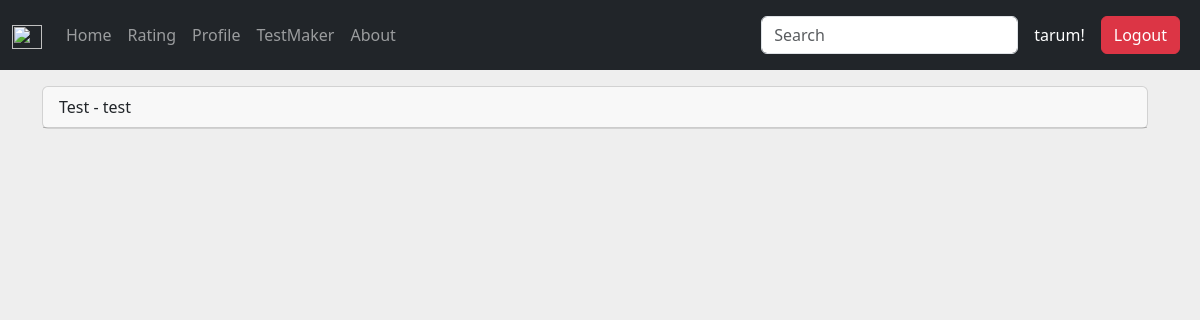
/test/change/1 (signed in), run on an earlier commit of the app's database.
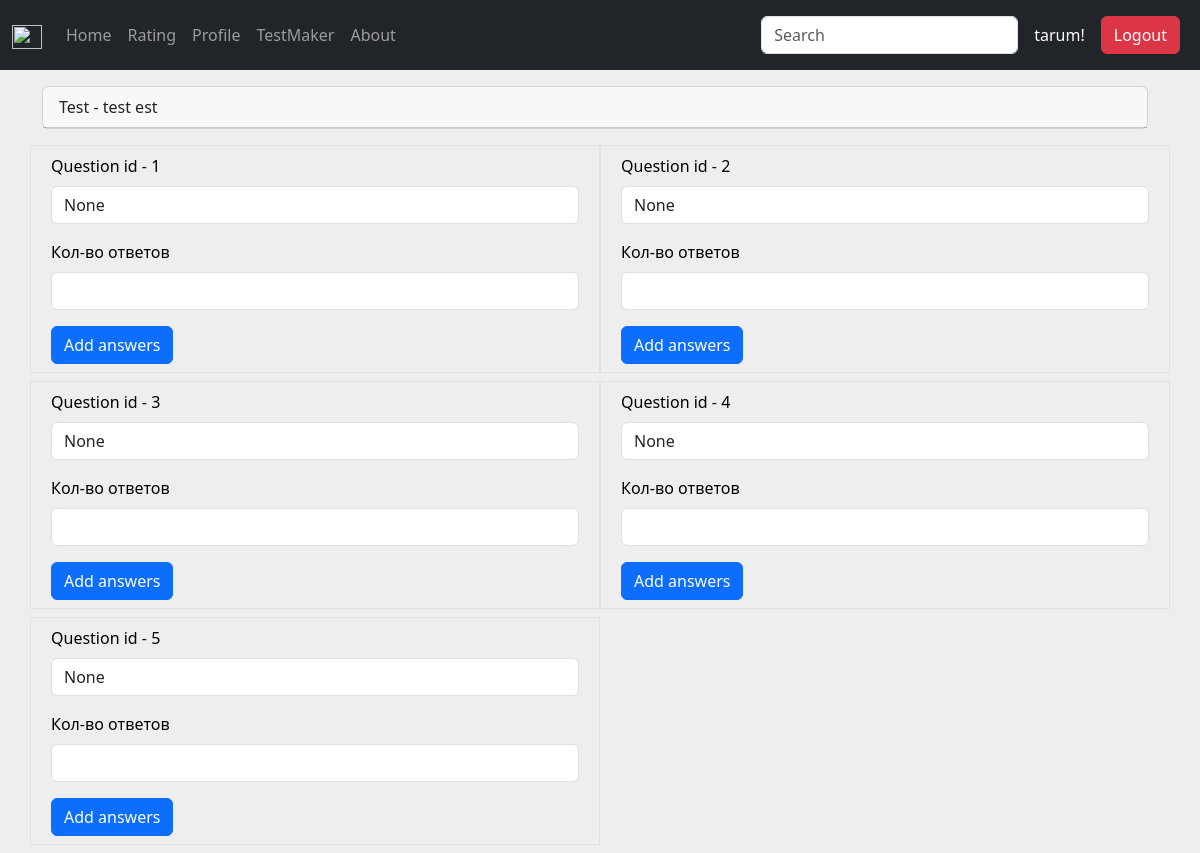
And on a later commit of the database.
### models/users.py (models this page shows, shortened)
class User(UserMixin, SqlAlchemyBase):
    __tablename__ = "users"
    id = Column(Integer, primary_key=True, autoincrement=True)
    surname = Column(String, nullable=True)
    name = Column(String, nullable=True)
    age = Column(Integer, nullable=True)
    email = Column(String, nullable=True)
    photo_id = Column(Integer, ForeignKey("photos.id"), nullable=True)
    hashed_password = Column(String, nullable=True)
    created_at = Column(DateTime,
                           nullable=True, default=datetime.datetime.now)
    tests: Mapped[list["Test"]] = relationship(back_populates="user")
    groups: Mapped[list["Group"]] = relationship(back_populates="user")
    histories: Mapped[list["History"]] = relationship(back_populates="user")

### models/tests.py (models this page shows)
class Test(SqlAlchemyBase):
    __tablename__ = "tests"
    id = Column(Integer, primary_key=True, autoincrement=True, nullable=True)
    title = Column(String, nullable=True)
    type_id = Column(Integer, nullable=True)
    user: Mapped["User"] = relationship(back_populates="tests")
    user_id = Column(Integer, ForeignKey("users.id"), nullable=True)
    questions: Mapped[list["Question"]] = relationship(back_populates="tests", secondary=TestsQuestions, order_by="Question.id")
    groups: Mapped[list["Group"]] = relationship(back_populates="tests", secondary=GroupsTests)
    created_at = Column(DateTime,
                           nullable=True, default=datetime.datetime.now)
    results: Mapped[list["Result"]] = relationship(back_populates="tests", secondary=TestsResults)

### models/questions.py (models this page shows)
class Question(SqlAlchemyBase):
    __tablename__ = "questions"
    id = Column(Integer, primary_key=True, autoincrement=True)
    title = Column(String, nullable=True)
    tests: Mapped[list["Test"]] = relationship(back_populates="questions", secondary=TestsQuestions)
    answers: Mapped[list["Answer"]] = relationship(back_populates="questions", secondary=QuestionsAnswers)

### __init__.py (the view)
    @app.route('/test/change/<int:test_id>')
    @login_required
    def test_change(test_id: int):
        if request.method == 'POST':
            return "ok"
        myTest = sess.query(Test).filter_by(id = test_id).first()
        questions = myTest.questions
        print(questions)
        return render_template('test/testchange.html', questions=questions, my_test=myTest)

### templates/test/testchange.html (shortened to what this page needs)
{% extends 'base.html' %}
{% block content %}
<div class="container mt-3">
    <div class="card">
        <div class="card-header">
            Test - {{ my_test.title }}
        </div>
    </div>
    <div class="questions row row-cols-2 mt-3">
        {% for q in questions %}
        <div class="col border mb-2"
            id="q-col-{{ q.id }}"
            type-id="{{ my_test.type_id }}"
            test-id="{{ my_test.id }}"
            q-id="{{ q.id }}">
            <form class="question-form p-2 question-{{ q.id }}">
                <div class="mb-3">
                    <label for="question-name" class="form-label">Question id - {{ q.id }}</label>
                    <input type="text" class="form-control" form-id="q-col-{{ q.id }} id="question-name" name="question-name"
                        aria-describedby="question-name" value="{{ q.title }}">
                </div>
                <div class="mb-3">
                    <label for="answer-count" class="form-label">Кол-во ответов</label>
                    <input type="number" class="form-control" id="answer-count" name="answer-count">
                </div>
                <button type="submit" class="btn btn-primary add-answers" form-id="q-col-{{ q.id }}">Add answers</button>
            </form>
        </div>
        {% endfor %}
    </div>
</div>
{% endblock %}

### templates/base.html (shortened to what this page needs)
<!DOCTYPE html>
<html lang="en">
<head>
  <link rel="stylesheet" href="{{ url_for('static', filename='css/bootstrap.min.css') }}">
  <link rel="stylesheet" href="{{ url_for('static', filename='css/slick.css') }}">
  <link rel="stylesheet" href="{{ url_for('static', filename='css/slick-theme.css') }}">
  <link rel="stylesheet" href="{{ url_for('static', filename='css/main.css') }}">
</head>
<body>
  <nav class="navbar navbar-expand-lg navbar-dark bg-dark">
    <div class="container-fluid">
      <div class="collapse navbar-collapse" id="navbarSupportedContent">
        <a class="navbar-brand mt-2 mt-lg-0" href="#">
          <img src="https://getbootstrap.com/docs/5.3/assets/brand/bootstrap-logo.svg" height="24" width="30"
            loading="lazy" />
        </a>
        <ul class="navbar-nav me-auto mb-2 mb-lg-0">
          <li class="nav-item">
            <a class="nav-link" href="{{ url_for('index') }}">Home</a>
          </li>
          <li class="nav-item">
            <a class="nav-link" href="{{ url_for('rating') }}">Rating</a>
          </li>
          {% if current_user.is_authenticated %}
          <li class="nav-item">
            <a class="nav-link" href="{{ url_for('profile') }}">Profile</a>
          </li>
          <li class="nav-item">
            <a class="nav-link" href="{{ url_for('testmaker') }}">TestMaker</a>
          </li>
          {% endif %}
          <li class="nav-item">
            <a class="nav-link" href="{{ url_for('about') }}">About</a>
          </li>
        </ul>
      </div>
      <div class="d-flex align-items-center">
        <form class="d-flex" role="search">
          <input class="form-control me-2" type="search" placeholder="Search" aria-label="Search">
        </form>
        {% if current_user.is_authenticated %}
        <p class="text-white m-2">{{ current_user.surname }}!</p>
        <a class="btn btn-danger m-2" href="{{ url_for('logout') }}">Logout</a>
        {% else %}
        <a class="btn btn-outline-light m-2" href="{{ url_for('login') }}">Log in</a>
        <a class="btn btn-warning" href="{{ url_for('register') }}">Register</a>
        {% endif %}
      </div>
    </div>
  </nav>
  <section class="content">
    {% block content %}{% endblock %}
  </section>
</body>
</html>

### static/css/main.css (style rules this page uses)
html, body { position: relative; height: 100%; }
body { background: #eee; color: #000; margin: 0; padding: 0; }
.card { margin-right: 10px; }

What changed in the data, as far as the page shows it:
changed Test: title "test" → "test est"
added Question: id "1", question-name "None"
added Question: id "2", question-name "None"
added Question: id "3", question-name "None"
added Question: id "4", question-name "None"
added Question: id "5", question-name "None"
